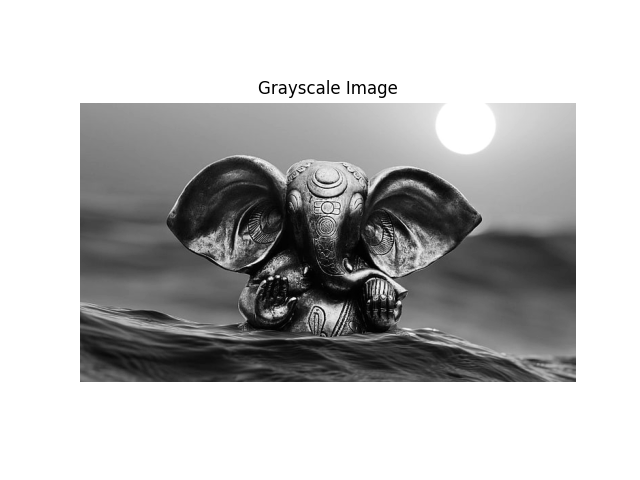

Write the Python code that produced this figure.
import cv2
import matplotlib.pyplot as plt
img = cv2.imread('/Users/chrisnikky/Downloads/helo.jpeg') 
gray_img = cv2.cvtColor(img, cv2.COLOR_BGR2GRAY)  
plt.imshow(gray_img, cmap='gray')
plt.title('Grayscale Image')
plt.axis('off')  
plt.show()
